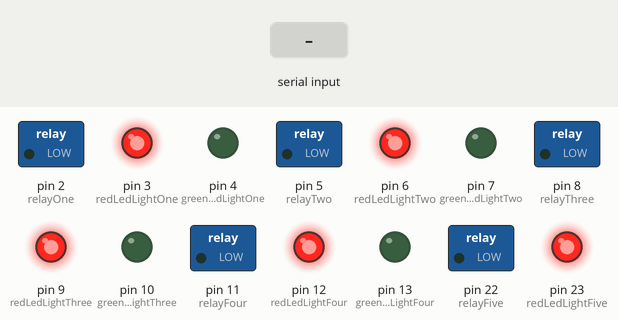
This sketch was run on a simulated Arduino Mega 2560, built with avr-gcc and run on an emulated ATmega2560. Shown: switched loads named in the sketch (green lamp = pin HIGH), output pins drawn as LEDs (lit = HIGH). The inputs (shaded band) are chosen by the test bench. What the sketch prints to the serial monitor is not drawn.

Above: at 1.2 s.
1.3 s: "1" received over Serial
4.3 s: "90,45\n" received over Serial
7.3 s: "0" received over Serial
Timing chart, 0 to 10.3 s (numbered marks = the images above; inputs shaded):
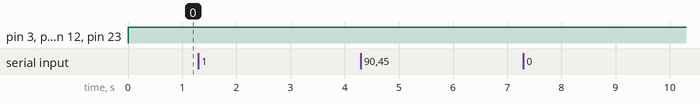

The sketch:

ControlLuces.ino
```cpp
int relayOne = 2, redLedLightOne = 3, greenLedLightOne = 4;
int relayTwo = 5, redLedLightTwo = 6, greenLedLightTwo = 7;
int relayThree = 8, redLedLightThree = 9, greenLedLightThree = 10;
int relayFour = 11, redLedLightFour = 12, greenLedLightFour = 13;
int relayFive = 22, redLedLightFive = 23, greenLedLightFive = 24;
int relaySix = 25, redLedLightSix = 26, greenLedLightSix = 27;
int relaySeven = 28, redLedLightSeven = 29, greenLedLightSeven = 30;
int relayEight = 31, redLedLightEight = 32, greenLedLightEight = 33;
int relayNine = 34, redLedLightNine = 35, greenLedLightNine = 36;
int relayTen = 37, redLedLightTen = 38, greenLedLightTen = 39;
int relayEleven = 40, redLedLightEleven = 41, greenLedLightEleven = 42;
int relayTwelve = 43, redLedLightTwelve = 44, greenLedLightTwelve = 45;

void setup()
{
  pinMode(relayOne, OUTPUT);
  pinMode(relayTwo, OUTPUT);
  pinMode(relayThree, OUTPUT);
  pinMode(relayFour, OUTPUT);
  pinMode(relayFive, OUTPUT);
  pinMode(relaySix, OUTPUT);
  pinMode(relaySeven, OUTPUT);
  pinMode(relayEight, OUTPUT);
  pinMode(relayNine, OUTPUT);
  pinMode(relayTen, OUTPUT);
  pinMode(relayEleven, OUTPUT);
  pinMode(relayTwelve, OUTPUT);

  pinMode(redLedLightOne, OUTPUT);
  pinMode(redLedLightTwo, OUTPUT);
  pinMode(redLedLightThree, OUTPUT);
  pinMode(redLedLightFour, OUTPUT);
  pinMode(redLedLightFive, OUTPUT);
  pinMode(redLedLightSix, OUTPUT);
  pinMode(redLedLightSeven, OUTPUT);
  pinMode(redLedLightEight, OUTPUT);
  pinMode(redLedLightNine, OUTPUT);
  pinMode(redLedLightTen, OUTPUT);
  pinMode(redLedLightEleven, OUTPUT);
  pinMode(redLedLightTwelve, OUTPUT);

  pinMode(greenLedLightOne, OUTPUT);
  pinMode(greenLedLightTwo, OUTPUT);
  pinMode(greenLedLightThree, OUTPUT);
  pinMode(greenLedLightFour, OUTPUT);
  pinMode(greenLedLightFive, OUTPUT);
  pinMode(greenLedLightSix, OUTPUT);
  pinMode(greenLedLightSeven, OUTPUT);
  pinMode(greenLedLightEight, OUTPUT);
  pinMode(greenLedLightNine, OUTPUT);
  pinMode(greenLedLightTen, OUTPUT);
  pinMode(greenLedLightEleven, OUTPUT);
  pinMode(greenLedLightTwelve, OUTPUT);

  Serial.begin(9600);
}

String data = "";
char charBuf[4];

void loop()
{
  digitalWrite(redLedLightOne, HIGH);
  digitalWrite(redLedLightTwo, HIGH);
  digitalWrite(redLedLightThree, HIGH);
  digitalWrite(redLedLightFour, HIGH);
  digitalWrite(redLedLightFive, HIGH);
  digitalWrite(redLedLightSix, HIGH);
  digitalWrite(redLedLightSeven, HIGH);
  digitalWrite(redLedLightEight, HIGH);
  digitalWrite(redLedLightNine, HIGH);
  digitalWrite(redLedLightTen, HIGH);
  digitalWrite(redLedLightEleven, HIGH);
  digitalWrite(redLedLightTwelve, HIGH);
  if(Serial.available()>0)
  {
    data = Serial.readString();
    Serial.println(data);
    char* charArray = data.c_str();
    strcpy(charBuf, charArray);
  }

  handleLightFromValue(charBuf[0], charBuf[1], charBuf[3]);
  delay(1000);
}

void handleLightFromValue(char lightPosition, char lightSecondPosition, char lightValue)
{
  String stringValue = String(lightPosition) + String(lightSecondPosition);
  Serial.println(stringValue);
  int finalValue = stringValue.toInt();
  Serial.println(finalValue);

  switch (finalValue)
  {
    case 1:
    Serial.println("Baño abajo interior");
      ShowSpecificColor(lightValue, redLedLightOne, greenLedLightOne, relayOne);
      break;
    case 2:
    Serial.println("Baño arriba interior");
      ShowSpecificColor(lightValue, redLedLightTwo, greenLedLightTwo, relayTwo);
      break;
    case 3:
    Serial.println("Sala");
      ShowSpecificColor(lightValue, redLedLightThree, greenLedLightThree, relayThree);
      break;
    case 4:
    Serial.println("Oscar");
      ShowSpecificColor(lightValue, redLedLightFour, greenLedLightFour, relayFour);
      break;
    case 5:
    Serial.println("Baño arriba exterior");
      ShowSpecificColor(lightValue, redLedLightFive, greenLedLightFive, relayFive);
      break;
    case 6:
    Serial.println("Baño abajo exterior");
      ShowSpecificColor(lightValue, redLedLightSix, greenLedLightSix, relaySix);
      break;
    case 7:
    Serial.println("Cuarto cosas");
      ShowSpecificColor(lightValue, redLedLightSeven, greenLedLightSeven, relaySeven);
      break;
    case 8:
    Serial.println("led ocho");
      ShowSpecificColor(lightValue, redLedLightEight, greenLedLightEight, relayEight);
      break;
    case 9:
    Serial.println("led nueve");
      ShowSpecificColor(lightValue, redLedLightNine, greenLedLightNine, relayNine);
      break;
    case 10:
    Serial.println("Taller");
      ShowSpecificColor(lightValue, redLedLightTen, greenLedLightTen, relayTen);
      break;
    case 11:
    Serial.println("Polli");
      ShowSpecificColor(lightValue, redLedLightEleven, greenLedLightEleven, relayEleven);
      break;
    case 12:
    Serial.println("Patio");
      ShowSpecificColor(lightValue, redLedLightTwelve, greenLedLightTwelve, relayTwelve);
      break;
    case 13:
      TriggerAlarm();
      break;
    default:
    break;
  }
}

void ShowSpecificColor(int lightStatus, int redLight, int greenLight, int relayNumber)
{
  if(lightStatus == '0')
  {
    digitalWrite(relayNumber, LOW);
    digitalWrite(redLight, HIGH);
    digitalWrite(greenLight, LOW);
  }
  else if(lightStatus == '1')
  {
    digitalWrite(relayNumber, HIGH);
    digitalWrite(redLight, LOW);
    digitalWrite(greenLight, HIGH);
  }
}

void TriggerAlarm()
{
  for(int i = 0; i < 8; i++ )
  {
    digitalWrite(relayOne, HIGH);
    digitalWrite(relayTwo, HIGH);
    digitalWrite(relayThree, HIGH);
    digitalWrite(relayFour, HIGH);
    digitalWrite(relayFive, HIGH);
    digitalWrite(relaySix, HIGH);
    digitalWrite(relaySeven, HIGH);
    digitalWrite(relayEight, HIGH);
    digitalWrite(relayNine, HIGH);
    digitalWrite(relayTen, HIGH);
    digitalWrite(relayEleven, HIGH);
    digitalWrite(relayTwelve, HIGH);
    delay(500);
    digitalWrite(relayOne, LOW);
    digitalWrite(relayTwo, LOW);
    digitalWrite(relayThree, LOW);
    digitalWrite(relayFour, LOW);
    digitalWrite(relayFive, LOW);
    digitalWrite(relaySix, LOW);
    digitalWrite(relaySeven, LOW);
    digitalWrite(relayEight, LOW);
    digitalWrite(relayNine, LOW);
    digitalWrite(relayTen, LOW);
    digitalWrite(relayEleven, LOW);
    digitalWrite(relayTwelve, LOW);
    delay(500);
  }
}
```

Measured:
- after the input at 1.3 s, every drawn part: stays the same
- after the input at 4.3 s, every drawn part: stays the same
- after the input at 7.3 s, every drawn part: stays the same
